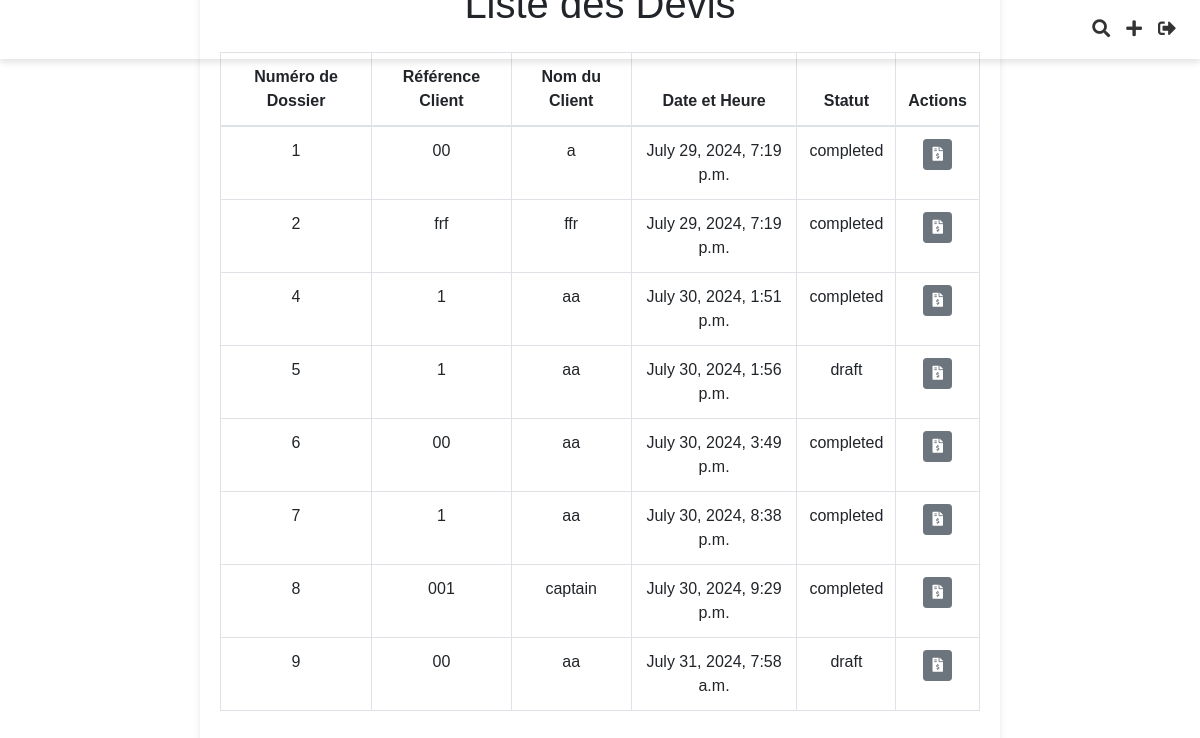
The page /application/devis/ (signed in) on the database its author committed.
### Application/models.py (models this page shows, shortened)
class Commande(models.Model):
    order_id = models.AutoField(primary_key=True)  # Auto-incremented primary key
    date_time = models.DateTimeField(auto_now_add=True)
    company_reference_number = models.CharField(max_length=100)
    client_name = models.CharField(max_length=100, default="")  # New field
    adresse = models.CharField(max_length=255, blank=True, null=True)
    email = models.EmailField(blank=True, null=True)
    fax = models.CharField(max_length=50, blank=True, null=True)
    ice = models.CharField(max_length=50, blank=True, null=True)
    infographiste = models.CharField(max_length=100, blank=True, null=True)
    order_status = models.CharField(max_length=50, choices=[ ('draft', 'Draft'),
        ('completed', 'Completed'),
        ('devis', 'Devis'),
        ('facture', 'Facture'),
        ('bon_livraison', 'Bon de Livraison'),
        ('situation_client', 'Situation Client')
    ])
    designations_data = models.JSONField(default=list)  # Renamed field
    options_data = models.JSONField(default=dict)  # Renamed field

### Application/views.py (the view)
# urls.py: path('devis/', views.liste_devis, name='liste_devis'),
@login_required
@user_passes_test(lambda u: u.groups.filter(name='Directeurs').exists())
def liste_devis(request):
    commandes = Commande.objects.all()
    return render(request, 'Application/liste_devis.html', {'commandes': commandes})

### Application/templates/Application/liste_devis.html (shortened to what this page needs)
{% extends "base.html" %}
{% block content %}
<h1 class="text-center my-4">Liste des Devis</h1>
<div class="d-flex justify-content-center">
<div class="table-responsive">
    <table class="table table-bordered text-center">
        <thead>
            <tr>
                <th>Numéro de Dossier</th>
                <th>Référence Client</th>
                <th>Nom du Client</th>
                <th>Date et Heure</th>
                <th>Statut</th>
                <th>Actions</th>
            </tr>
        </thead>
        <tbody>
            {% for commande in commandes %}
            <tr>
                <td>{{ commande.order_id }}</td>
                <td>{{ commande.company_reference_number }}</td>
                <td>{{ commande.client_name }}</td>
                <td>{{ commande.date_time }}</td>
                <td>{{ commande.order_status }}</td>
                <td>
                    <a href="{% url 'generer_devis' commande.pk %}" class="btn btn-sm btn-secondary"><i class="fas fa-file-invoice-dollar"></i></a>
                </td>
            </tr>
            {% endfor %}
        </tbody>
    </table>
</div>
</div>
{% endblock %}

### Application/static/Application/images/css/style.css (style rules this page uses)
body { background-image: url("Application/images/hajar familia_Plan de travail 1.png"); background-size: cover; background-position: center; background-attachment: fixed; background-repeat: no-repeat; background-color: rgba(255, 255, 255, 0); }

### rows shown on the page
Commande: order_id "1", company_reference_number "00", client_name "a", date_time "July 29, 2024, 7:19 p.m.", order_status "completed"
Commande: order_id "2", company_reference_number "frf", client_name "ffr", date_time "July 29, 2024, 7:19 p.m.", order_status "completed"
Commande: order_id "4", company_reference_number "1", client_name "aa", date_time "July 30, 2024, 1:51 p.m.", order_status "completed"
Commande: order_id "5", company_reference_number "1", client_name "aa", date_time "July 30, 2024, 1:56 p.m.", order_status "draft"
Commande: order_id "6", company_reference_number "00", client_name "aa", date_time "July 30, 2024, 3:49 p.m.", order_status "completed"
Commande: order_id "7", company_reference_number "1", client_name "aa", date_time "July 30, 2024, 8:38 p.m.", order_status "completed"
Commande: order_id "8", company_reference_number "001", client_name "captain", date_time "July 30, 2024, 9:29 p.m.", order_status "completed"
Commande: order_id "9", company_reference_number "00", client_name "aa", date_time "July 31, 2024, 7:58 a.m.", order_status "draft"
